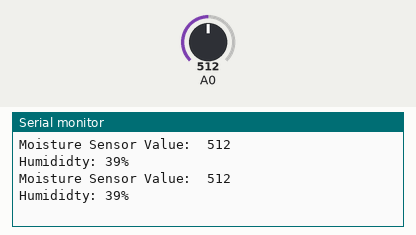
This sketch was run on a simulated Arduino Uno, built with avr-gcc and run on an emulated ATmega328P. Parts: the last lines printed to the serial monitor. The test bench sets the inputs (shaded band); at power-on: A0 = 512.

Above: at 1.8 s.
1.9 s: A0 set to 716
At 2.8 s:
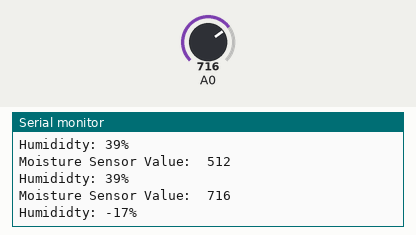
3.4 s: A0 set to 900
At 4.5 s:
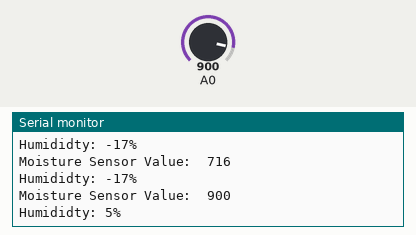
Timing chart, 0 to 6.4 s (numbered marks = the images above; inputs shaded):
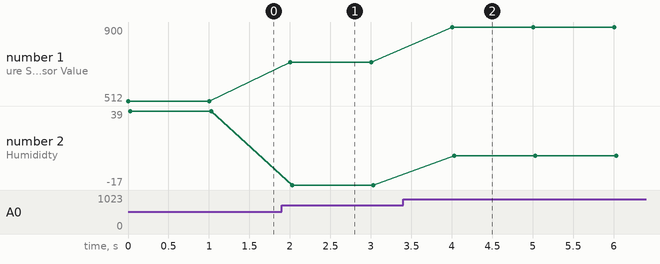

Measured:
- after the input at 1.9 s, the serial monitor: prints a new line after 0.10 s (image 1)
- after the input at 3.4 s, the serial monitor: prints a new line after 0.60 s (image 2)
- plotted number 1: 512 → 716 after the input at 1.9 s, 716 → 900 after the input at 3.4 s
- plotted number 2: 39 → -17 after the input at 1.9 s, -17 → 5 after the input at 3.4 s

The sketch:

MoistureSensorTest.ino
```cpp
/**
 * MoistureSensorTest.ino
 * Run this code to test the setup of the moisture sensor.
 * Author: eindiran <eindiran@uchicago.edu>
 */

/** Initialize globals */
const int DELAY_SECONDS = 1; // Time between each read of the sensor in seconds
const int AIR_VALUE = 1000;  // Replace this value with sensor reading of air
const int WATER_VALUE = 200; // Replace this value with sensor reading of water
const int INTERVAL = 200;    // Replace this with (AIR_VALUE - WATER_VALUE)/4
const int DEBUG = 2;         // Set this to 1 to call get_moisture_level()
                             // Set it to 0 to not print info re: moisture level

/**
 * setup() --> One time setup; opens serial port and sets baud rate to 9600.
 */
void setup() {
  Serial.begin(9600);
}

/**
 * get_moisture_level() --> Sets a string encoding moisture level as a bucketed range.
 * These buckets allow you determine to coarse degree how moist it is and are expressed
 * as a quartile of the range.
 */
void get_moisture_level(int moisture_val, String &moisture_level) {
  switch (moisture_val) {
    // This special form of `case` syntax is supported by gcc and therefore by Arduino
    // It allows you to specify a range; `case A ... B` is true whenever the value being
    // switched on is between A and B.
    case (WATER_VALUE - 100) ... WATER_VALUE:
      moisture_level = "Humidity: 100%";
      break;
    case (WATER_VALUE + 1) ... (WATER_VALUE + INTERVAL):
      moisture_level = "Humidity: >75%";
      break;
    case (WATER_VALUE + INTERVAL + 1) ... (WATER_VALUE + 2 * INTERVAL):
      moisture_level = "Humidity: >50%";
      break;
    case (WATER_VALUE + 2 * INTERVAL + 1) ... (WATER_VALUE + 3 * INTERVAL):
      moisture_level = "Humidity: >25%";
      break;
    case (WATER_VALUE + 3 * INTERVAL + 1) ... AIR_VALUE:
      moisture_level = "Humidity: >0%";
      break;
    default: // Humididty level of soil is less than humidity in air
      moisture_level = "Humidity: 0%";
      break;
  }
}

/**
 * moisture_percentage() --> Returns an int representing the humidity
 * percentage. It is calculated based on the range of the baseline values
 * for AIR_VALUE and WATER_VALUE.
 */
int moisture_percentage(int moisture_val) {
  int moisture_range = AIR_VALUE - WATER_VALUE;
  return ((moisture_val - WATER_VALUE) * 100) / moisture_range;
}

/**
 * get_moisture_percentage() -->  sets a string encoding the moisture level
 * as an exact percentage. The sensor may drift, so this percentage can appear to
 * "float" around.
 */
void get_moisture_percentage(int moisture_val, String &moisture_level) {
  int moisture_pcent_val = moisture_percentage(moisture_val);
  moisture_level = "Humididty: " + String(moisture_pcent_val) + "%";
}

/**
 * print_sensor_value() --> Print the exact sensor value. Takes a single
 * int as input.
 */
void print_sensor_value(int moisture_val) {
  Serial.print("Moisture Sensor Value:\t"); Serial.println(moisture_val);
}

/**
 * loop() --> Main loop of the program.
 * (1) Read the moisture sensor.
 * (2) Either report the moisture level as a bucketed range or as a percentage.
 * (3) Wait a reasonable period before checking the sensor again.
 *
 * The behavior of the program wrt the DEBUG global variable is listed below:
 *     if DEBUG == 0, don't report anything
 *     elif DEBUG == 1, use buckets to report humidity
 *     elif DEBUG > 1, use percentages instead
 */
void loop() {
  int moisture_val;
  moisture_val = analogRead(0); // connect sensor to Analog 0
  print_sensor_value(moisture_val);
  if (DEBUG == 1) {
    String moisture_level;
    get_moisture_level(moisture_val, moisture_level);
    Serial.println(moisture_level);
  } else if (DEBUG > 1) {
    String moisture_level;
    get_moisture_percentage(moisture_val, moisture_level);
    Serial.println(moisture_level);
  }
  delay(DELAY_SECONDS * 1000);
}
```
